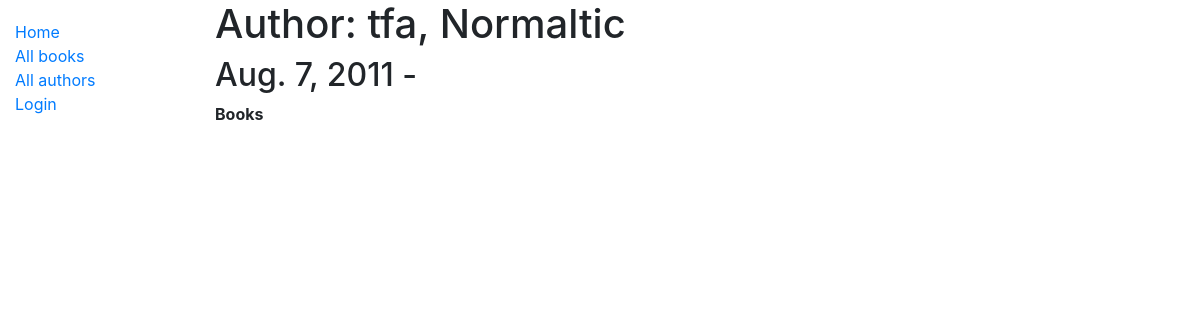
Page /catalog/author/2 on the earlier database version.
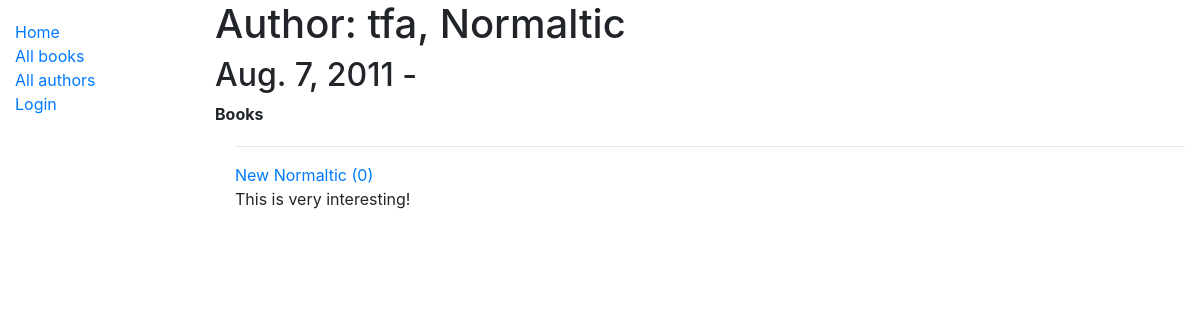
Same page on the later database version.
### catalog/models.py (models this page shows, shortened)
class Book(models.Model):
    title = models.CharField(max_length=200)
    author = models.ForeignKey('Author', on_delete=models.SET_NULL, null=True)
    summary = models.TextField(max_length=1000, help_text='Enter a brief description of the book')
    isbn = models.CharField('ISBN', max_length=13, help_text='13 Character <a href="https://www.isbn-international.org/content/what-isbn">ISBN number</a>')
    genre = models.ManyToManyField(Genre, help_text='Select a genre for this book')
    def get_abolute_url(self):
        return reverse('book-detail', args=[str(self.id)])
    def display_genre(self):
        return ', '.join(genre.name for genre in self.genre.all()[:3])
    display_genre.short_description = 'Genre'

### catalog/views.py (the view)
# urls.py: path('author/<int:pk>', views.AuthorDetailView.as_view(), name='author-detail'),
class AuthorDetailView(generic.DetailView):
    model = Author

### catalog/templates/catalog/author_detail.html
{% extends "base_generic.html" %}
{% block content %}
  <h1>Author: {{ author.last_name }}, {{ author.first_name}}</h1>
  <h2>{{ author.date_of_birth }} - {% if author.date_of_death %}{{ author.date_of_death }}{% endif %}</h2>
  <p><strong>Books</strong></p>
  <div style="margin-left:20px;margin-top:20px">
  {% for book in author.book_set.all %}
  <hr><a href="{{ book.get_abolute_url }}">{{ book.title }} ({{ book.bookinstance_set.all.count }})</a>
  <p>{{ book.summary }}</p>
  {% endfor %}
</div>
{% endblock %}

Differences in the rows shown:
added Book: title "New Normaltic", bookinstance_set.all.count "0", summary "This is very interesting!"
